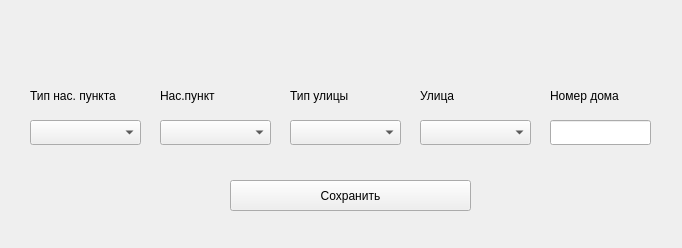
<?xml version="1.0" encoding="UTF-8"?>
<ui version="4.0">
 <class>Form</class>
 <widget class="QWidget" name="Form">
  <property name="geometry">
   <rect>
    <x>0</x>
    <y>0</y>
    <width>682</width>
    <height>248</height>
   </rect>
  </property>
  <property name="windowTitle">
   <string>Form</string>
  </property>
  <widget class="QLabel" name="label">
   <property name="geometry">
    <rect>
     <x>550</x>
     <y>80</y>
     <width>91</width>
     <height>31</height>
    </rect>
   </property>
   <property name="text">
    <string>Номер дома</string>
   </property>
  </widget>
  <widget class="QLabel" name="label_2">
   <property name="geometry">
    <rect>
     <x>30</x>
     <y>80</y>
     <width>111</width>
     <height>31</height>
    </rect>
   </property>
   <property name="text">
    <string>Тип нас. пункта</string>
   </property>
  </widget>
  <widget class="QLabel" name="label_3">
   <property name="geometry">
    <rect>
     <x>160</x>
     <y>80</y>
     <width>71</width>
     <height>31</height>
    </rect>
   </property>
   <property name="text">
    <string>Нас.пункт</string>
   </property>
  </widget>
  <widget class="QLabel" name="label_4">
   <property name="geometry">
    <rect>
     <x>290</x>
     <y>80</y>
     <width>81</width>
     <height>31</height>
    </rect>
   </property>
   <property name="text">
    <string>Тип улицы</string>
   </property>
  </widget>
  <widget class="QLabel" name="label_5">
   <property name="geometry">
    <rect>
     <x>420</x>
     <y>80</y>
     <width>81</width>
     <height>31</height>
    </rect>
   </property>
   <property name="text">
    <string>Улица</string>
   </property>
  </widget>
  <widget class="QComboBox" name="type_city_comboBox">
   <property name="geometry">
    <rect>
     <x>30</x>
     <y>120</y>
     <width>111</width>
     <height>25</height>
    </rect>
   </property>
  </widget>
  <widget class="QComboBox" name="city_comboBox">
   <property name="geometry">
    <rect>
     <x>160</x>
     <y>120</y>
     <width>111</width>
     <height>25</height>
    </rect>
   </property>
  </widget>
  <widget class="QComboBox" name="type_street_comboBox">
   <property name="geometry">
    <rect>
     <x>290</x>
     <y>120</y>
     <width>111</width>
     <height>25</height>
    </rect>
   </property>
  </widget>
  <widget class="QComboBox" name="street_comboBox">
   <property name="geometry">
    <rect>
     <x>420</x>
     <y>120</y>
     <width>111</width>
     <height>25</height>
    </rect>
   </property>
  </widget>
  <widget class="QLineEdit" name="number_house_lineEdit">
   <property name="geometry">
    <rect>
     <x>550</x>
     <y>120</y>
     <width>101</width>
     <height>25</height>
    </rect>
   </property>
  </widget>
  <widget class="QPushButton" name="save_pushButton">
   <property name="geometry">
    <rect>
     <x>230</x>
     <y>180</y>
     <width>241</width>
     <height>31</height>
    </rect>
   </property>
   <property name="text">
    <string>Сохранить</string>
   </property>
  </widget>
 </widget>
 <resources/>
 <connections/>
</ui>
